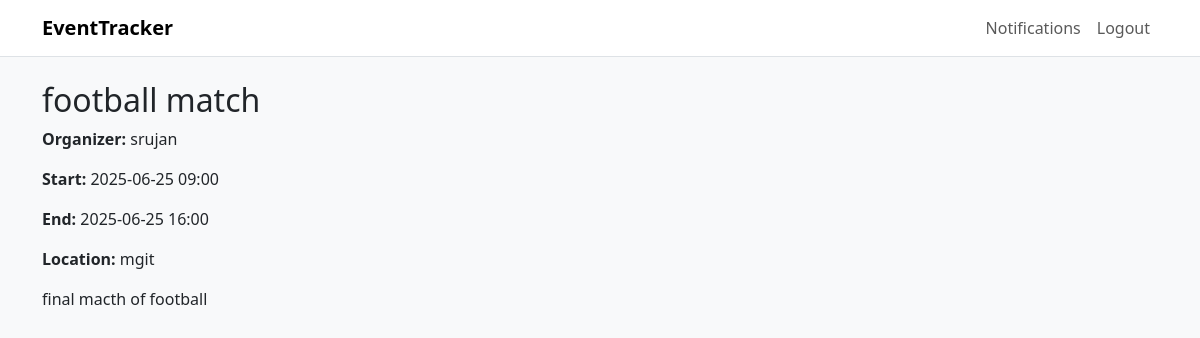
/events/2/ (signed in), run on the app's committed database.
### events/models.py (models this page shows, shortened)
class Event(models.Model):
    title = models.CharField(max_length=100)
    description = models.TextField(blank=True)
    start_time = models.DateTimeField() # Timezone-aware datetime
    end_time = models.DateTimeField()   # Timezone-aware datetime
    location = models.CharField(max_length=200)
    organizer = models.ForeignKey(settings.AUTH_USER_MODEL, on_delete=models.SET_NULL, null=True, blank=True, related_name='organized_events')
    attendees = models.ManyToManyField(settings.AUTH_USER_MODEL, related_name='attended_events', blank=True) # Changed related_name
    max_attendees = models.PositiveIntegerField(null=True, blank=True, help_text="Leave blank for unlimited attendees.")
    is_external = models.BooleanField(default=False, help_text="Check if this is an external event (student-created).")
    requires_proof = models.BooleanField(default=False, help_text="Check if proof upload is required for this event.")
    guest_numbers = models.TextField(blank=True, help_text="Comma-separated roll numbers of guest participants.")
    created_at = models.DateTimeField(auto_now_add=True)
    updated_at = models.DateTimeField(auto_now=True)

### accounts/models.py (models this page shows, shortened)
class CustomUser(AbstractUser):
    ROLE_CHOICES = (
        ('student', 'Student'),
        ('faculty', 'Faculty'),
        ('admin', 'Admin'),
    )
    role = models.CharField(
        max_length=10,
        choices=ROLE_CHOICES,
        default='student'
    )
    batch = models.CharField(
        max_length=50,
        blank=True,
        null=True,
        help_text="e.g., 'VI-IT', 'VII-CSE'"
    )
    email = models.EmailField(
        unique=True,
        blank=False,
        null=False
    )
    REQUIRED_FIELDS = ['email', 'role']
    def get_full_name(self):
        full_name = f"{self.first_name} {self.last_name}".strip()
        return full_name or self.username

### events/views.py (the view)
# urls.py: path('events/<int:pk>/',     event_detail, name='event_detail'),
@login_required
def event_detail(request, pk):
    ev = get_object_or_404(Event, pk=pk)
    is_registered = request.user in ev.attendees.all()
    is_organizer  = (request.user == ev.organizer) or is_admin(request.user)
    attendees     = ev.attendees.order_by('username')
    return render(request, 'events/event_detail.html', {
        'event': ev,
        'is_registered':   is_registered,
        'is_organizer':    is_organizer,
        'registered_attendees': attendees,
    })

### templates/events/event_detail.html (shortened to what this page needs)
{% extends 'base.html' %}
{% block content %}
<h2>{{ event.title }}</h2>
<p><strong>Organizer:</strong> {{ event.organizer.get_full_name|default:event.organizer.username }}</p>
<p><strong>Start:</strong> {{ event.start_time|date:"Y-m-d H:i" }}</p>
<p><strong>End:</strong> {{ event.end_time|date:"Y-m-d H:i" }}</p>
{% if event.location %}
    <p><strong>Location:</strong> {{ event.location }}</p>
{% endif %}
<p>{{ event.description }}</p>
{% endblock %}

### static/css/style.css (style rules this page uses)
body { background-color: #f0f8ff; }

### data on the page
Event: title "football match", organizer.get_full_name "srujan", start_time "2025-06-25 09:00", end_time "2025-06-25 16:00", location "mgit", description "final macth of football"
